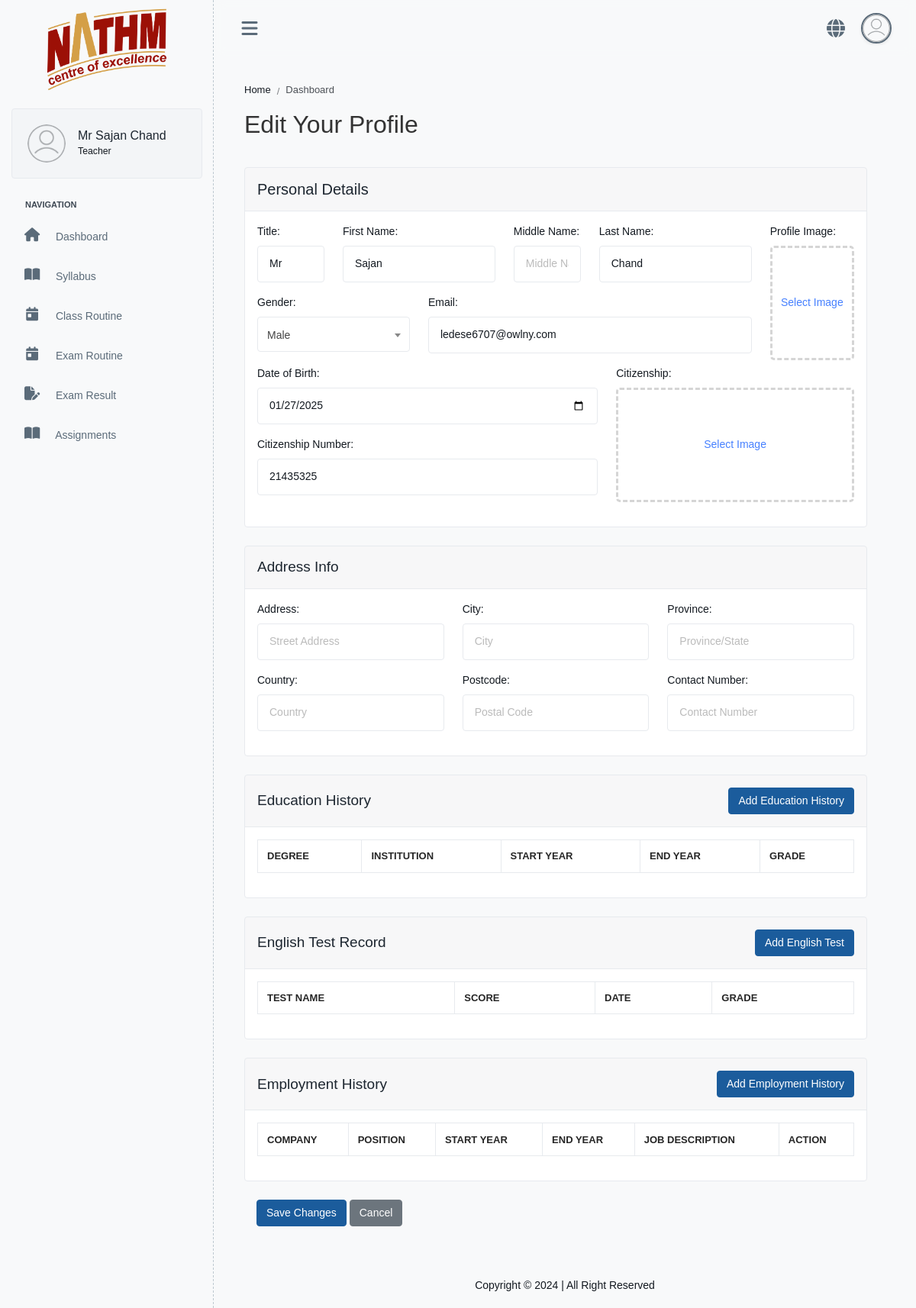
The app's page /teacher/dashboard/edit/ (signed in), older data.
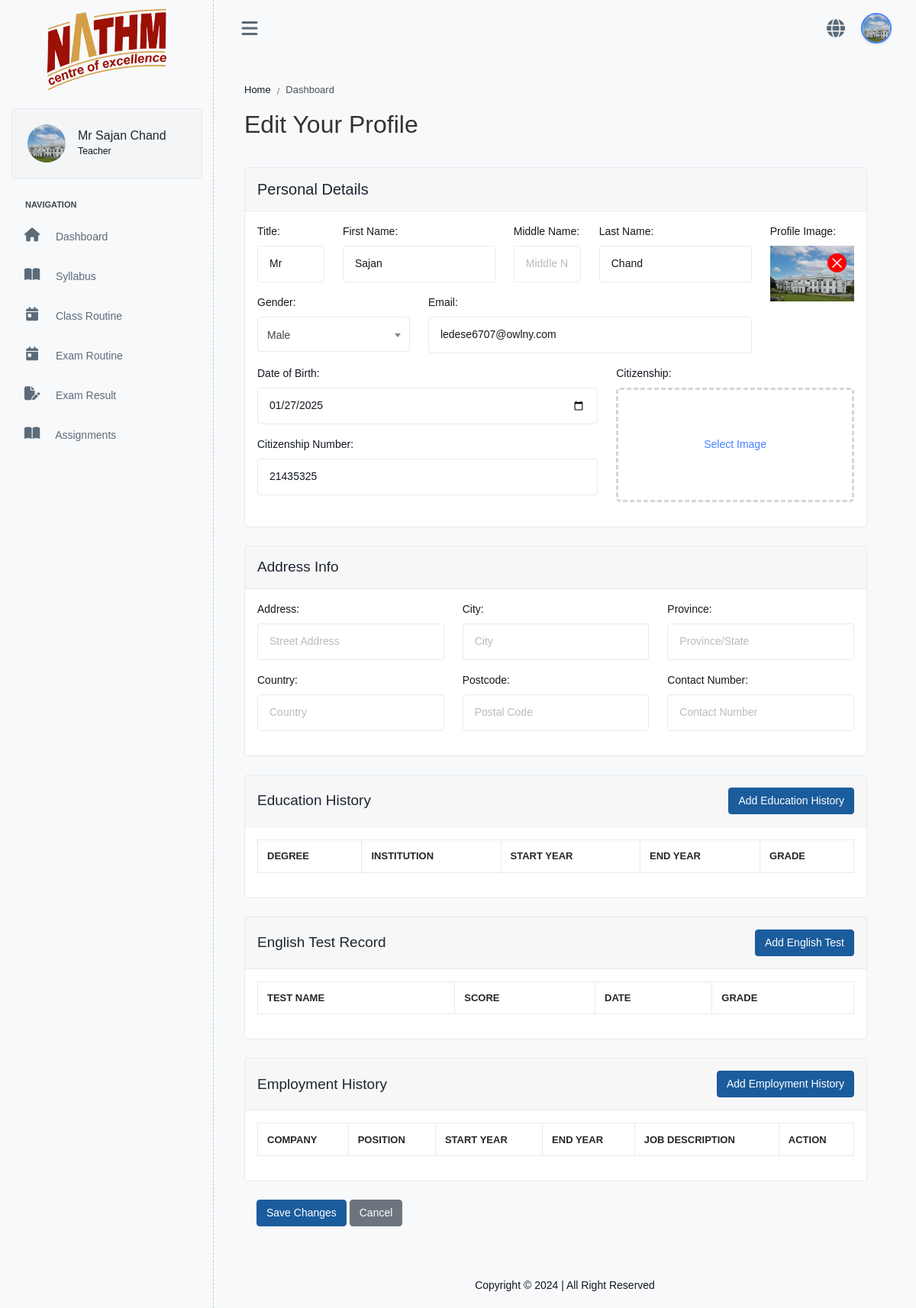
The same page, newer data.
### userauth/models.py (models this page shows, shortened)
class User(AbstractUser):
    title = models.CharField(max_length=255, null=True, blank=True)
    email = models.EmailField(unique=True)
    username = models.CharField(max_length=100)
    first_name = models.CharField(max_length=100)
    middle_name = models.CharField(max_length=100, blank=True, null=True)
    last_name = models.CharField(max_length=100)
    profile_image = models.TextField(blank=True, null=True)
    role = models.CharField(max_length=100, choices=ROLE_CHOICES, default="student", null=True, blank=True)
    USERNAME_FIELD = "email"
    REQUIRED_FIELDS = ['username']
    objects = UserManager()
    def get_full_name(self):
        full_name = self.full_name_raw()
        return full_name if full_name else ""
    def full_name_raw(self):
        parts = [self.title or "", self.first_name or "", self.middle_name or "", self.last_name or ""]
        return " ".join(part for part in parts if part).strip()

### teacher/teacherview.py (the view, shortened to what this page needs)
class TeacherDashboardEditView(View):
    template_name = 'dashboard/teacher_profile/profile_edit.html'
    def get(self, request, *args, **kwargs):
        teacher = get_object_or_404(Teacher, user=request.user)
        personalinfo, created = PersonalInfo.objects.get_or_create(user=teacher.user)
        form = TeacherEditForm(instance=teacher, personalinfo_instance=personalinfo)
        education_history_form = EducationHistoryForm()
        english_test_form = EnglishTestForm()
        employment_history_form = EmploymentHistoryForm()
        return render(request, self.template_name, {
            "form": form,
            "teacher_id": teacher.id,
            "education_history_form": education_history_form,
            "english_test_form": english_test_form,
            "employment_history_form": employment_history_form,
        })

### userauth/forms.py
class EducationHistoryForm(forms.ModelForm):
    class Meta:
        model = EducationHistory
        fields = ['degree_name', 'institution_name', 'graduation_year', 'major_subject', 'file']
        widgets = {
            'degree_name': forms.TextInput(
                attrs={'class': 'form-control', 'id': 'degree_name', 'placeholder': 'Degree Name'}),
            'institution_name': forms.TextInput(
                attrs={'class': 'form-control', 'id': 'institution_name', 'placeholder': 'Institution Name'}),
            'graduation_year': forms.NumberInput(
                attrs={'class': 'form-control', 'id': 'graduation_year', 'placeholder': 'Graduation Year'}),
            'major_subject': forms.TextInput(
                attrs={'class': 'form-control', 'id': 'major_subject', 'placeholder': 'Major Subject'}),
            'file': forms.TextInput(attrs={'class': 'form-control', 'id': 'file', 'placeholder': 'File URL'}),
        }

### core/context_processors.py (called while the page is built)
def get_settings(settings_name):
    try:
        options = Options.objects.get(name=f"{settings_name}_settings")
        if options.value:
            return options.value
    except Options.DoesNotExist:
        pass
    return {}

### templates/dashboard/teacher_profile/profile_edit.html (shortened to what the changed rows need)
{% extends 'dashboard/bases/teacher-profile.html' %}
{% load static %}
{% block maintitle %}Edit Your Profile{% endblock %}
{% block content %}
<div class="row">
    <div class="col-sm-12">
        <form method="post" enctype="multipart/form-data" action="{% url 'teacherurl:teacher_dashboard_edit' %}">
            <div class="card mb-4">
                <div class="card-body">
                    <div class="row">
                        <div class="col-md-10">
                            <div class="row">
                                <div class="col-md-2 mb-3">
                                    <label for="{{ form.user_form.title.id_for_label }}"
                                           class="form-label">Title:</label>
                                    {{ form.user_form.title }}
                                </div>
                                <div class="col-md-4 mb-3">
                                    <label for="{{ form.user_form.first_name.id_for_label }}" class="form-label">First
                                        Name:</label>
                                    {{ form.user_form.first_name }}
                                </div>
                                <div class="col-md-2 ">
                                    <label for="{{ form.user_form.middle_name.id_for_label }}" class="form-label">Middle
                                        Name:</label>
                                    {{ form.user_form.middle_name }}
                                </div>
                                <div class="col-md-4">
                                    <label for="{{ form.user_form.last_name.id_for_label }}" class="form-label">Last
                                        Name:</label>
                                    {{ form.user_form.last_name }}
                                </div>
                                <div class="col-md-8 mb-3">
                                    <label for="{{ form.user_form.email.id_for_label }}"
                                           class="form-label">Email:</label>
                                    {{ form.user_form.email }}
                                </div>
                            </div>
                        </div>
                        <div class="col-md-2">
                            <div class="col-md-12">
                                {% include 'dashboard/image-picker.html' with name=form.user_form.profile_image.name image=form.user_form.profile_image.value %}
                            </div>
                        </div>
                    </div>
                    <div class="row">
                        <div class="col-md-5">
                            <div class="col-md-12 mb-3">
                                {% include 'dashboard/image-picker.html' with name=form.personal_info_form.citizenship_img.name image=form.personal_info_form.citizenship_img.value %}
                            </div>
                        </div>
                    </div>
                </div>
            </div>
             <div class="card mb-4">
                    <div class="card-body">
                        <div id="education_history_container" class="table-responsive">
                            <table
                                    class="table student-datatable table-bordered"
                                    data-ajax="{% url 'teacher:educational_history_json' pk=teacher_id %}"
                            >
                                <thead>
                                    <tr>
                                        <th>Degree</th>
                                        <th>Institution</th>
                                        <th>Start Year</th>
                                        <th>End Year</th>
                                        <th>Grade</th>
                                    </tr>
                                </thead>
                            </table>
                        </div>
                    </div>
                </div>
                <div class="card mb-4">
                    <div class="card-body">
                        <div id="englishtest_history_container" class="table-responsive">
                            <table
                                    class="table student-datatable table-bordered"
                                    data-ajax="{% url 'teacher:english_test_json' pk=teacher_id %}"
                            >
                                <thead>
                                <tr>
                                    <th>Test Name</th>
                                    <th>Score</th>
                                    <th>Date</th>
                                    <th>Grade</th>
                                </tr>
                                </thead>
                            </table>
                        </div>
                    </div>
                </div>
                <div class="card mb-4">
                    <div class="card-body">
                        <div id="employment_history_container" class="table-responsive">
                            <table class="table table-bordered"
                                data-ajax="{% url 'teacher:employment_history_json' pk=teacher_id %}"
                            >
                                <thead>
                                <tr>
                                    <th>Company</th>
                                    <th>Position</th>
                                    <th>Start Year</th>
                                    <th>End Year</th>
                                    <th>Job Description</th>
                                    <th>Action</th>
                                </tr>
                                </thead>
                            </table>
                        </div>
                    </div>
                </div>
        </form>
    </div>
</div>
{% endblock %}

### templates/dashboard/bases/teacher-profile.html (shortened to what the changed rows need)
{% extends "dashboard/bases/base.html" %}
{% load static %}
{% block temp %}
<nav class="ps-sidebar">
    <div class="navbar-wrapper">
        <div class="navbar-content">
            <div class="card ps-user-card">
                <div class="card-body">
                    <div class="d-flex align-items-center">
                        <div class="flex-shrink-0">
                            {% if request.user.profile_image %}
                                <img src="{{ request.user.profile_image }}" alt="user-image"
                                    class="user-avatar rounded-circle"
                                    style="width: 50px; height: 50px; object-fit: cover;" />
                            {% else %}
                                <img src="{% static 'dashboard/assets/images/user.png' %}" alt="default-user-image"
                                    class="user-avatar rounded-circle "
                                    style="width: 50px; height: 50px; object-fit: cover;" />
                            {% endif %}
                        </div>
                        <div class="flex-grow-1 ms-3 me-2">
                            {% if request.user.is_authenticated %}
                                <h6 class="mb-0">{{ request.user.get_full_name }}</h6>
                                <small>{{ request.user.role|capfirst }}</small>
                            {% else %}
                                <h6 class="mb-0">Anonymous User</h6>
                                <small>Guest</small>
                            {% endif %}
                        </div>
                    </div>
                </div>
            </div>
        </div>
    </div>
</nav>
{% include "dashboard/bases/topbar.html" %}
<div class="ps-container">
    <div class="ps-content">
        <div class="page-header">
            <div class="page-block">
                <div class="row align-items-center">
                    <div class="col-md-6">
                        <div class="page-header-title d-block">
                            <h2 class="mb-0">{% block maintitle %}{% endblock maintitle %}</h2>
                        </div>
                    </div>
                </div>
            </div>
        </div>
        <div class="row dashboard">
            {% block content %}{% endblock content %}
        </div>
    </div>
</div>
{% endblock temp %}

### templates/dashboard/bases/topbar.html (shortened to what this page needs)
{% load static %}
<header class="ps-header">
    <div class="header-wrapper">
        <div class="me-auto ps-mob-drp">
            <ul class="list-unstyled">
                <li class="ps-h-item ps-sidebar-collapse">
                    <a href="#" class="ps-head-link ms-0" id="sidebar-hide">
                        <i class="fa-solid fa-bars"></i>
                    </a>
                </li>
            </ul>
        </div>
        <div class="ms-auto">
            <ul class="list-unstyled">
                <li class="ps-h-item">
                    <a href="" class="ps-head-link me-0" target="_blank">
                        <i class="fa fa-globe"></i>
                    </a>
                </li>
                <li class="dropdown ps-h-item header-user-profile ">
                    <a class="ps-head-link dropdown-toggle arrow-none me-0" data-bs-toggle="dropdown" href="#"
                       role="button" aria-haspopup="false" data-bs-auto-close="outside" aria-expanded="false">
                        {% if request.user.profile_image %}
                            <img src="{{ request.user.profile_image }}" alt="user-image"
                                class="user-avatar rounded-circle border border-2 border-primary shadow-sm"
                                style="width: 40px; height: 40px; object-fit: cover;" />
                        {% else %}
                            <img src="{% static 'dashboard/assets/images/user.png' %}" alt="default-user-image"
                                class="user-avatar rounded-circle border border-2 border-secondary shadow-sm"
                                style="width: 40px; height: 40px; object-fit: cover;" />
                        {% endif %}
                    </a>
                </li>
            </ul>
        </div>
    </div>
</header>

### templates/dashboard/image-picker.html (shortened to what this page needs)
<div class="from-group image_picker_container {% if image and image != "None" %}added{% endif %}">
    <div class="empty_placeholder">
        <a href="{% url 'filehub:browser_select' %}?callback_fnc={{ name }}"
           class="select_{{ name }}_url openImagePicker">Select Image</a>
    </div>
    {% if image and image != "None" %}
        <div class="image_fill_placeholder">
            <svg xmlns="http://www.w3.org/2000/svg" class="ionicon" viewBox="0 0 512 512">
                <path fill="none" stroke="currentColor" stroke-linecap="round" stroke-linejoin="round" stroke-width="32"
                      d="M368 368L144 144M368 144L144 368"></path>
            </svg>
            <img src="{{ image }}" alt="PreView Image"/>
        </div>
    {% endif %}
</div>

Row changes from the older to the newer data that the page shows:
changed User "Mr Sajan Chand": user.profile_image: picture added; profile_image: picture added
Text that changed along with them:
text no longer shown: "Select Image Select Image"
text now shown: "Select Image"
